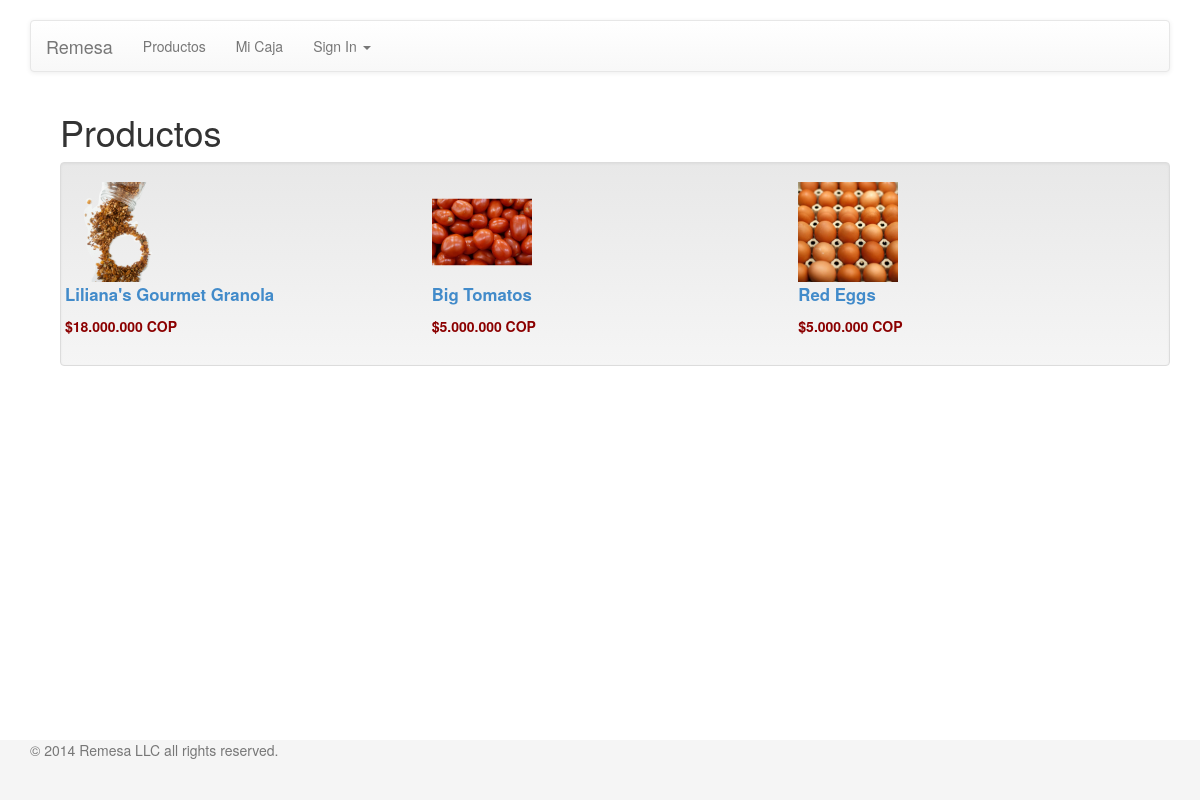
Before: /products/ with the older database file.
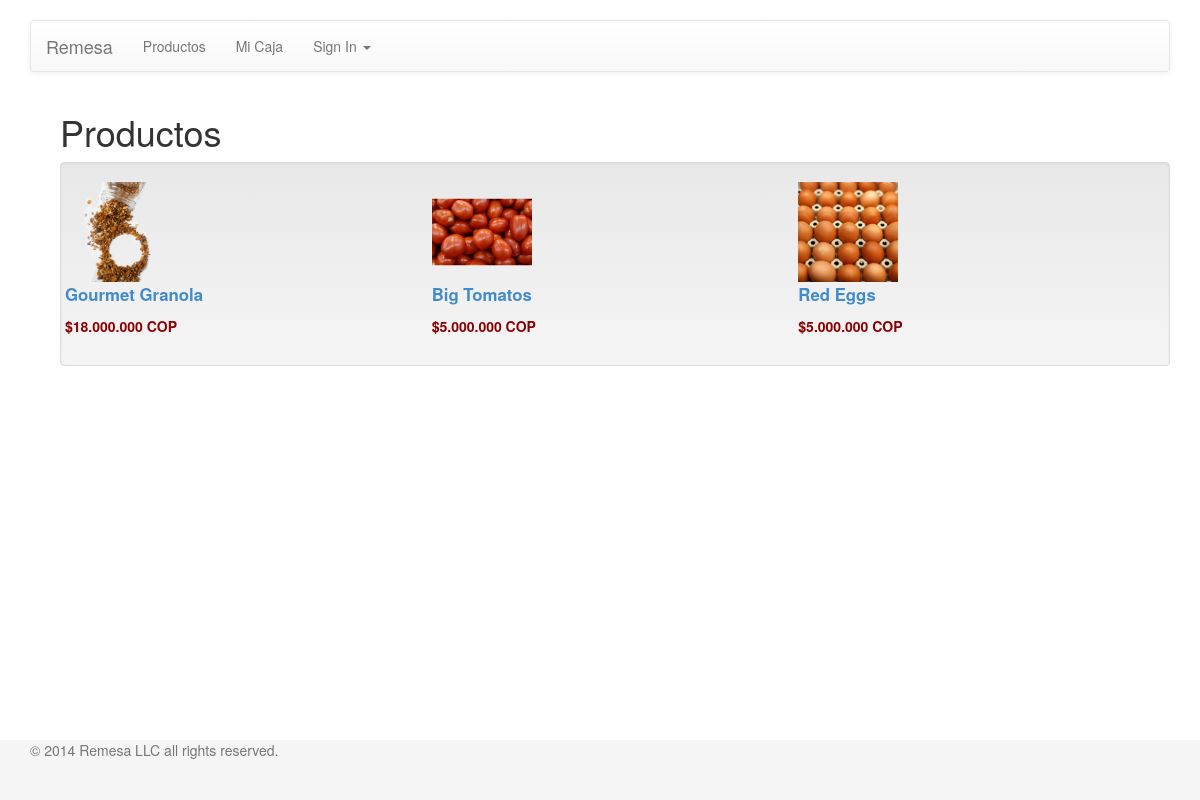
After: the same page with the newer database file.
### catalogue/models.py (models this page shows, shortened)
class Product(models.Model):
    category = models.ForeignKey('CatalogueCategory', related_name='products')
    name = models.CharField(max_length=300)
    slug = models.SlugField(max_length=150)
    description = models.TextField()
    photo = models.ImageField(upload_to='product_photo', blank=True)
    manufacturer = models.CharField(max_length=300, blank=True)
    price_in_cop = models.DecimalField(max_digits=6, decimal_places=3)

### remesa/views.py (the view)
# urls.py: url(r'^products/', 'remesa.views.products', name='products'),
def products(request):
    context = {
        'products': Product.objects.all()
    }
    return render_to_response(
        'catalogue.html',
        context_instance=RequestContext(request, context))

### remesa/templates/catalogue.html (shortened to what this page needs)
{% extends 'base.html' %}
{% block content %}
<div class="container-fluid">
    <div class="row">
        <div class="col-md-12">
            <h1>Productos</h1>
            <div class="well">
                {% for product in products %}
                    {% if forloop.first %}
                        <div class="row">
                    {% endif %}
                        <div class="col-md-4">
                            {% include 'product.html' %}
                        </div>
                    {% if forloop.counter|divisibleby:3 %}
                        </div>
                    {% endif %}
                {% endfor %}
            </div>
        </div>
    </div>
</div>
{% endblock %}

### remesa/templates/product.html
    <div class="row">
       <a href="">
           <img class="img-responsive" src="{{product.photo.url}}"
           alt="Responsive image" style="max-width: 100px"></img>
       </a>
    </div>
    <div class="row">
        <p><big><strong><a href="">{{product.name}}</a></strong></big></p>
    </div>
    <div class="row">
        <p><strong style="color:darkred">${{product.price_in_cop}}.000 COP</strong></p>
    </div>

Changed rows visible on the page:
changed Product: name "Liliana's Gourmet Granola" → "Gourmet Granola"
